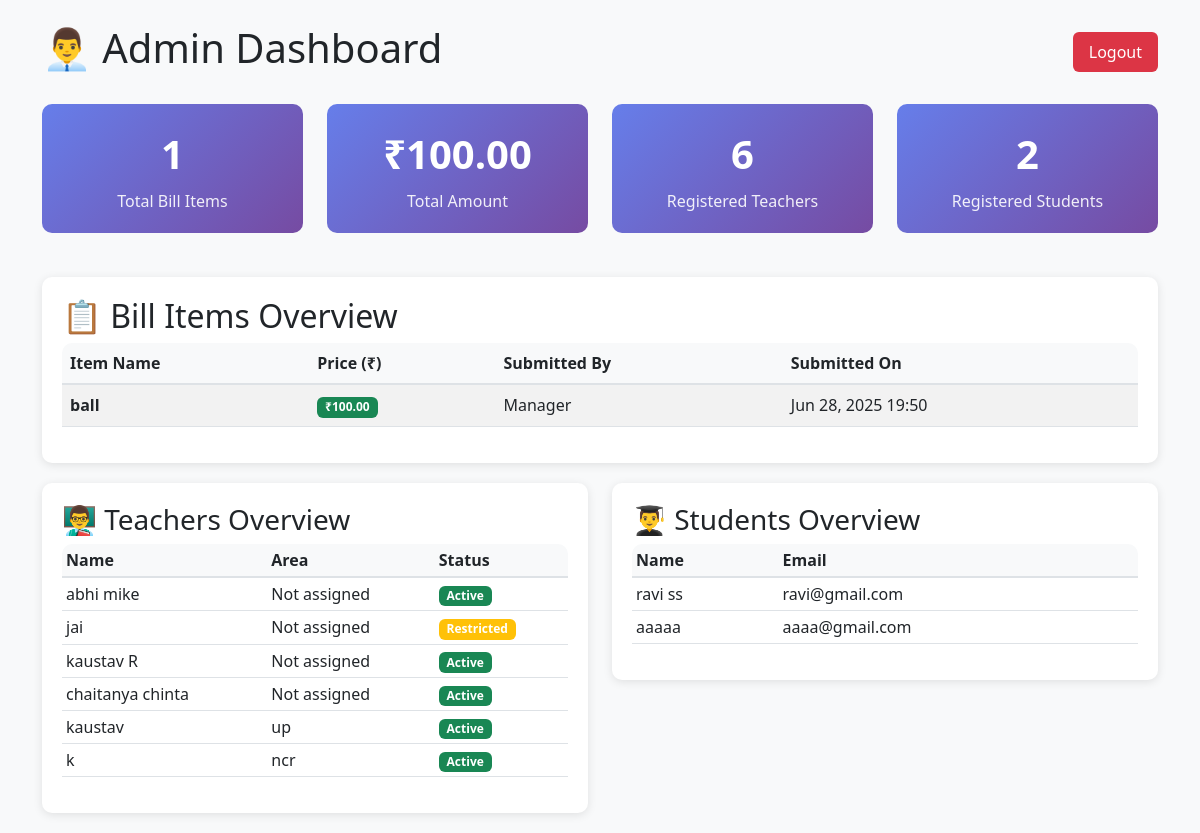
Screenshot of /api/admin/ with the database file from the repository.
### accounts/models.py (models this page shows, shortened)
class BillItem(models.Model):
    item_name = models.CharField(max_length=200, help_text="Name of the item")
    price = models.DecimalField(max_digits=10, decimal_places=2, help_text="Price of the item")
    submitted_by = models.ForeignKey(User, on_delete=models.CASCADE, related_name='submitted_bills')
    submitted_at = models.DateTimeField(auto_now_add=True)

class User(models.Model):
    ROLE_CHOICES = [
        ('admin', 'Admin'),
        ('manager', 'Manager'),
        ('teacher', 'Teacher'),
        ('student', 'Student'),
    ]
    username = models.CharField(max_length=100, unique=True)
    password = models.CharField(max_length=100)
    name = models.CharField(max_length=100)
    email = models.EmailField(blank=True)
    role = models.CharField(max_length=10, choices=ROLE_CHOICES)
    area = models.CharField(max_length=100, blank=True, null=True, help_text="Assigned area for teachers")
    location = models.CharField(max_length=100, blank=True, null=True, help_text="Location of the user")
    created_at = models.DateTimeField(auto_now_add=True)
    can_add_students = models.BooleanField(default=True, help_text="Whether teacher can add new students")

### accounts/views.py (the view)
# urls.py: path('admin/', views.admin_page, name='admin_page'),
def admin_page(request):
    ensure_admin_manager()
    bill_items = BillItem.objects.all().order_by('-submitted_at')
    teachers = User.objects.filter(role='teacher')
    students = User.objects.filter(role='student')
    total_amount = sum(item.price for item in bill_items)
    return render(request, 'accounts/admin.html', {
        'bill_items': bill_items,
        'teachers': teachers,
        'students': students,
        'total_amount': total_amount
    })

### accounts/views.py (called while the page is built)
def ensure_admin_manager():
    for creds in [ADMIN_CREDENTIALS, MANAGER_CREDENTIALS]:
        User.objects.get_or_create(
            username=creds['username'],
            defaults={
                'password': creds['password'],
                'role': creds['role'],
                'name': creds['name'],
                'email': creds['email']
            }
        )

### accounts/templates/accounts/admin.html (shortened to what this page needs)
<!DOCTYPE html>
<html>
<head>
    <link rel="stylesheet" href="https://cdn.jsdelivr.net/npm/bootstrap@5.3.0/dist/css/bootstrap.min.css">
</head>
<body>
    <div class="container mt-4">
        <div class="d-flex justify-content-between align-items-center mb-4">
            <h1>👨‍💼 Admin Dashboard</h1>
            <a href="/api/logout/" class="logout-btn">Logout</a>
        </div>
        <div class="row mb-4">
            <div class="col-md-3">
                <div class="stat-card">
                    <div class="stat-number">{{ bill_items.count }}</div>
                    <div class="stat-label">Total Bill Items</div>
                </div>
            </div>
            <div class="col-md-3">
                <div class="stat-card">
                    <div class="stat-number">₹{{ total_amount|floatformat:2 }}</div>
                    <div class="stat-label">Total Amount</div>
                </div>
            </div>
            <div class="col-md-3">
                <div class="stat-card">
                    <div class="stat-number">{{ teachers.count }}</div>
                    <div class="stat-label">Registered Teachers</div>
                </div>
            </div>
            <div class="col-md-3">
                <div class="stat-card">
                    <div class="stat-number">{{ students.count }}</div>
                    <div class="stat-label">Registered Students</div>
                </div>
            </div>
        </div>
        <div class="dashboard-card">
            <h2>📋 Bill Items Overview</h2>
            {% if bill_items %}
                <div class="table-responsive">
                    <table class="table table-striped table-hover">
                        <thead>
                            <tr>
                                <th>Item Name</th>
                                <th>Price (₹)</th>
                                <th>Submitted By</th>
                                <th>Submitted On</th>
                            </tr>
                        </thead>
                        <tbody>
                            {% for bill_item in bill_items %}
                            <tr>
                                <td><strong>{{ bill_item.item_name }}</strong></td>
                                <td><span class="badge bg-success">₹{{ bill_item.price }}</span></td>
                                <td>{{ bill_item.submitted_by.name }}</td>
                                <td>{{ bill_item.submitted_at|date:"M d, Y H:i" }}</td>
                            </tr>
                            {% endfor %}
                        </tbody>
                    </table>
                </div>
            {% else %}
                <div class="alert alert-info">
                    <p class="mb-0">No bill items have been submitted yet.</p>
                </div>
            {% endif %}
        </div>
        <div class="row">
            <div class="col-md-6">
                <div class="dashboard-card">
                    <h3>👨‍🏫 Teachers Overview</h3>
                    {% if teachers %}
                        <div class="table-responsive">
                            <table class="table table-sm">
                                <thead>
                                    <tr>
                                        <th>Name</th>
                                        <th>Area</th>
                                        <th>Status</th>
                                    </tr>
                                </thead>
                                <tbody>
                                    {% for teacher in teachers %}
                                    <tr>
                                        <td>{{ teacher.name }}</td>
                                        <td>{{ teacher.area|default:"Not assigned" }}</td>
                                        <td>
                                            <span class="badge {% if teacher.can_add_students %}bg-success{% else %}bg-warning{% endif %}">
                                                {% if teacher.can_add_students %}Active{% else %}Restricted{% endif %}
                                            </span>
                                        </td>
                                    </tr>
                                    {% endfor %}
                                </tbody>
                            </table>
                        </div>
                    {% else %}
                        <p class="text-muted">No teachers registered.</p>
                    {% endif %}
                </div>
            </div>
            <div class="col-md-6">
                <div class="dashboard-card">
                    <h3>👨‍🎓 Students Overview</h3>
                    {% if students %}
                        <div class="table-responsive">
                            <table class="table table-sm">
                                <thead>
                                    <tr>
                                        <th>Name</th>
                                        <th>Email</th>
                                    </tr>
                                </thead>
                                <tbody>
                                    {% for student in students %}
                                    <tr>
                                        <td>{{ student.name }}</td>
                                        <td>{{ student.email|default:"Not provided" }}</td>
                                    </tr>
                                    {% endfor %}
                                </tbody>
                            </table>
                        </div>
                    {% else %}
                        <p class="text-muted">No students registered.</p>
                    {% endif %}
                </div>
            </div>
        </div>
    </div>
</body>
</html>

### accounts/templates/accounts/admin.html (style rules this page uses)
body { background-color: #f8f9fa; font-family: 'Segoe UI', Tahoma, Geneva, Verdana, sans-serif; }
.dashboard-card { background: white; border-radius: 10px; padding: 20px; margin-bottom: 20px; box-shadow: 0 2px 10px rgba(0,0,0,0.1); }
.stat-card { background: linear-gradient(135deg, #667eea 0%, #764ba2 100%); color: white; border-radius: 10px; padding: 20px; margin-bottom: 20px; text-align: center; }
.stat-number { font-size: 2.5rem; font-weight: bold; margin-bottom: 5px; }
.stat-label { font-size: 1rem; opacity: 0.9; }
.table-responsive { border-radius: 10px; overflow: hidden; }
.table th { background-color: #f8f9fa; border-bottom: 2px solid #dee2e6; font-weight: 600; }
.logout-btn { background-color: #dc3545; color: white; padding: 8px 16px; border-radius: 6px; text-decoration: none; transition: background-color 0.3s; }

### rows the page displays
BillItem: item_name "ball", price "100.00", submitted_by.name "Manager", submitted_at "Jun 28, 2025 19:50"
User: name "abhi mike", area "Not assigned", can_add_students "Active"
User: name "jai", area "Not assigned", can_add_students "Restricted"
User: name "kaustav R", area "Not assigned", can_add_students "Active"
User: name "chaitanya chinta", area "Not assigned", can_add_students "Active"
User: name "kaustav", area "up", can_add_students "Active"
User: name "k", area "ncr", can_add_students "Active"
User: name "ravi ss", email "ravi@gmail.com"
User: name "aaaaa", email "aaaa@gmail.com"

### other values shown
{{ bill_items.count }} "1"
{{ total_amount|floatformat:2 }} "100.00"
{{ teachers.count }} "6"
{{ students.count }} "2"
